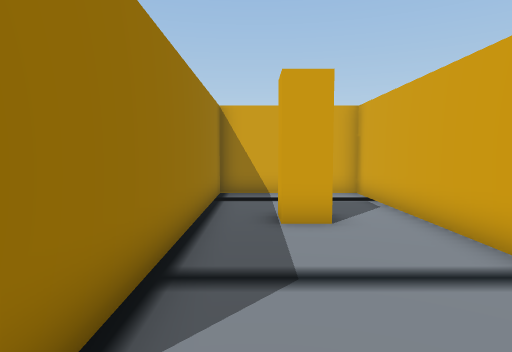
view 1 (above)

24 first-person views from a walk through a scene from a Unity 3-D project. The camera is 1.4 m above the floor, tilts 4° down and sees 75° across. Doors are open. The floor is counted in squares, 1 m on a side. Each view is taken from the middle of a square. On the plan, view 1 faces up. The plan holds only what a view shows up to about 15 squares ahead; the rest is blank. The place goes on beyond the plan. Some animated figures are left out.

view 2
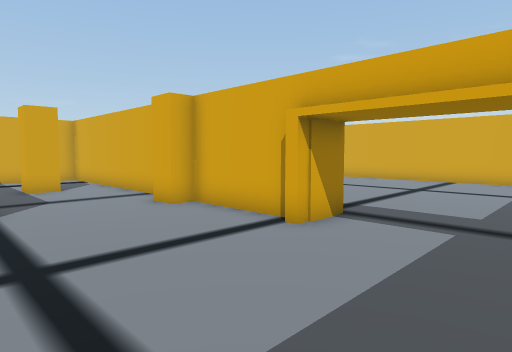

view 3
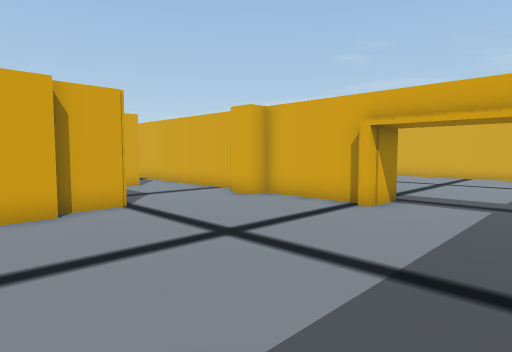

view 4
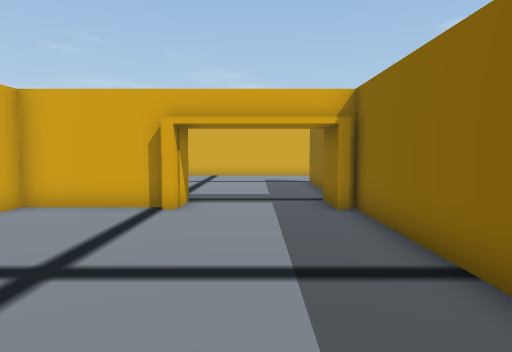

view 5
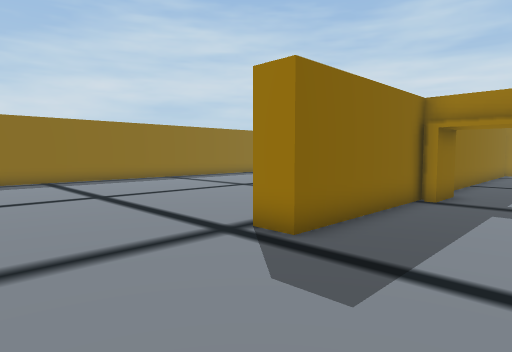

view 6
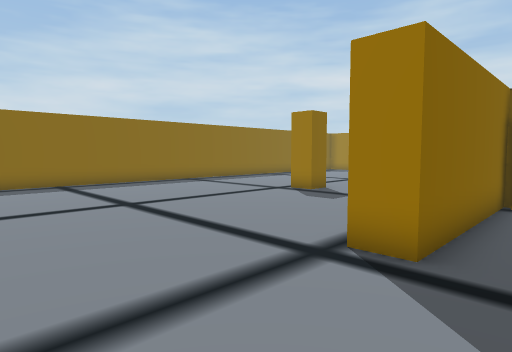

view 7
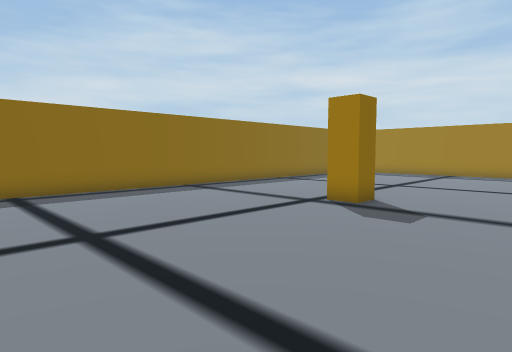

view 8
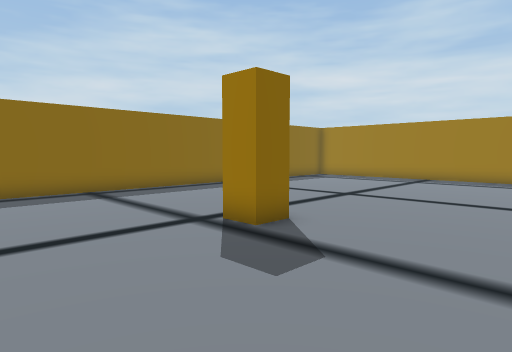

view 9
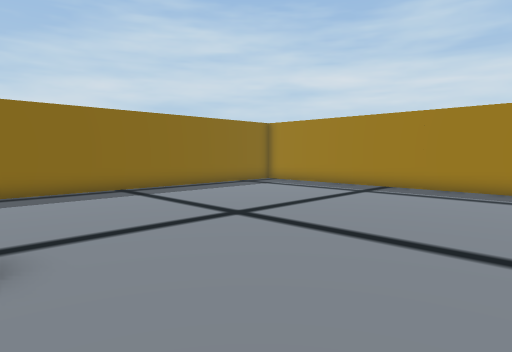

view 10
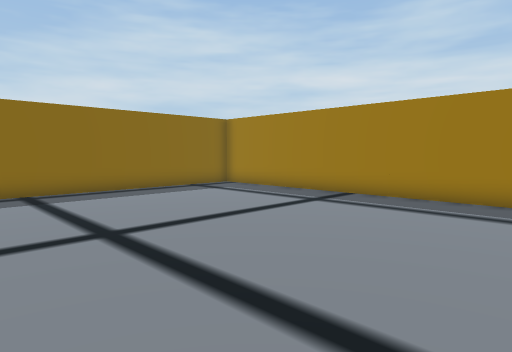

view 11
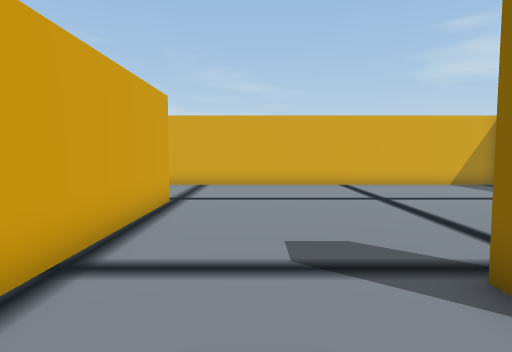

view 12
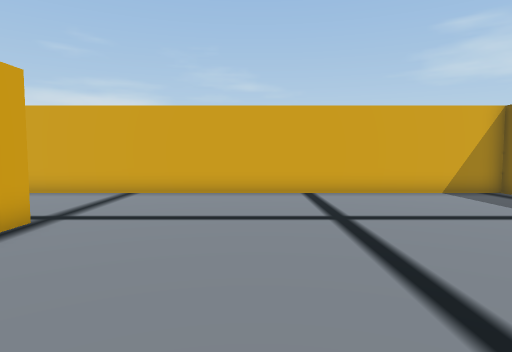

view 13
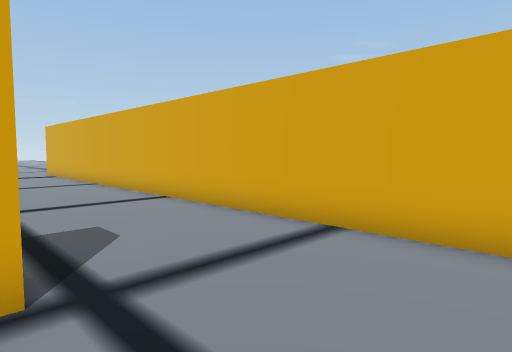

view 14
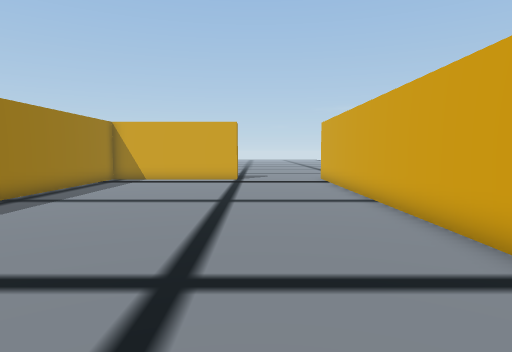

view 15
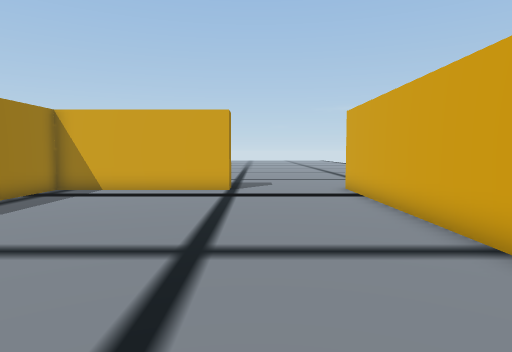

view 16
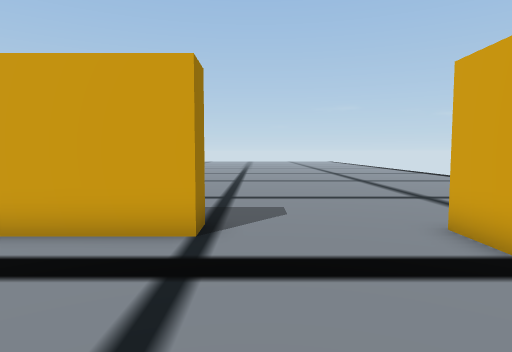

view 17
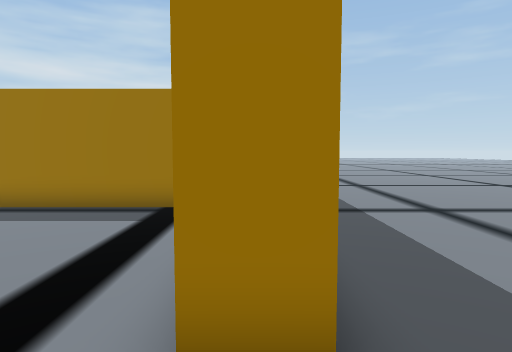

view 18
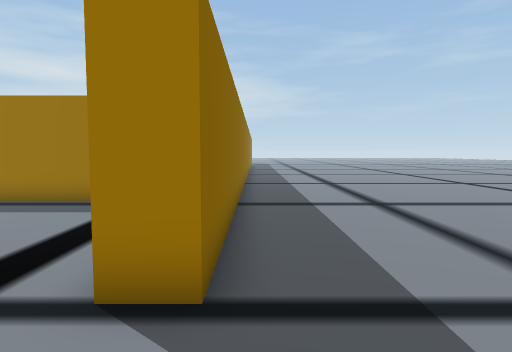

view 19
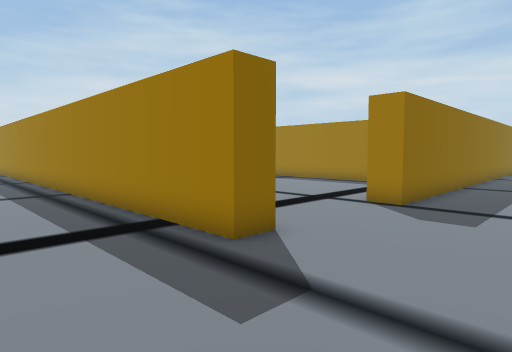

view 20
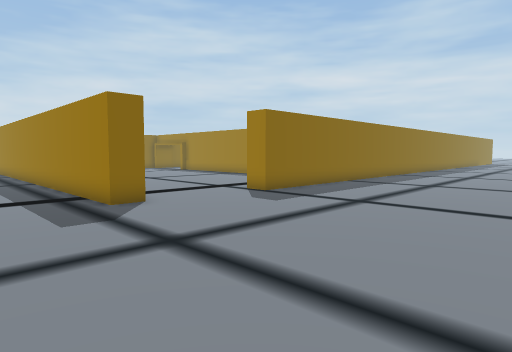

view 21
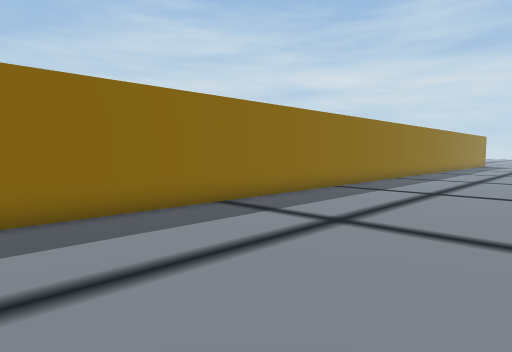

view 22
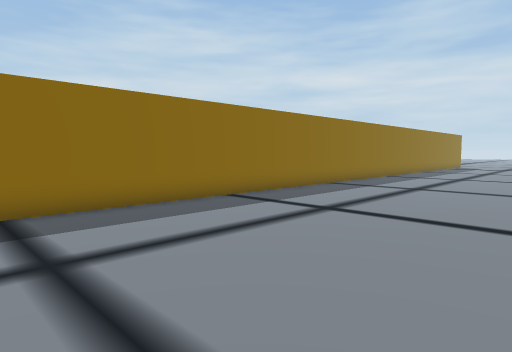

view 23
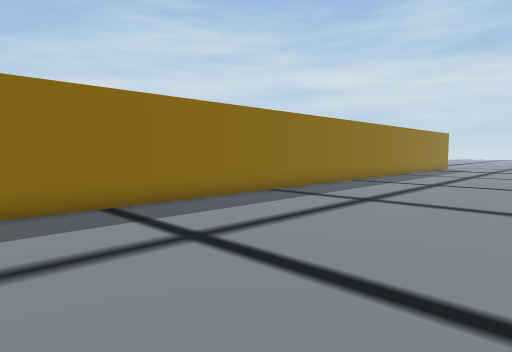

view 24
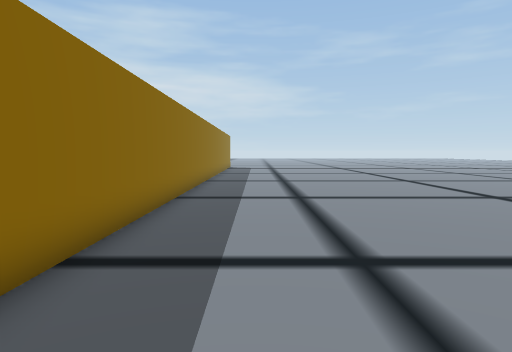

### Floor plan
Points are (right, up) in squares from view 1. A wall is a line through its corners. A room is listed if a view was taken in it or the views show most of it. See-through windows are left out.
Room 1 (views 1, 2, 3, 4)
walls: (-2.8, -7.5) (2.5, -7.5); (3.1, -3.1) (3.1, -2.6); (3.5, -2.6) (3.5, 1); (3.5, 2.8) (3.5, 11.5) (2.6, 11.5); (0.9, 11.5) (-1.2, 11.5) (-1.2, 1.5) (-2.9, 1.5)
ways out: opening at (3.3, -5) to room 2
objects: other object (-4, 1) to (-3, 1); other object (1, 7); other object (3, 1) to (3, 2)
Room 2 (views 5, 6, 7, 8, 9, 10, 11, 12, 13, 14, 15, 16, 17, 18, 19, 20, 21, 22, 23, 24)
walls: (4.9, -3.1) (3.1, -3.1); (4.4, -7.5) (10.6, -7.5) (10.6, -8.5) (4.1, -8.5); (3.1, -7) (4.9, -7) (4.9, -7.4); (2.5, -7.5) (3.5, -7.5); (-9.5, -10.2) (-9.5, -19.8); (15, -21.5) (15.5, -21.5) (15.5, 12) (16.5, 12) (16.5, -1.8); (-7.9, -21.5) (13, -21.5); (-12, 12.5) (11, 12.5) (11, 11.5) (4.5, 11.5) (4.5, 3.6)
ways out: opening at (3.3, -5) to room 1
objects: other object (4, -14)

Where each view was taken, in squares from view 1:
view 1: 0 up, 0 right, facing up
view 2: 7 down, 2 left, facing up-right
view 3: 7 down, 5 left, facing up-right
view 4: 5 down, 5 left, facing right
view 5: 4 down, 15 right, facing down-left
view 6: 6 down, 15 right, facing down-left
view 7: 9 down, 13 right, facing down-left
view 8: 9 down, 9 right, facing down-left
view 9: 9 down, 4 right, facing down-left
view 10: 9 down, 1 right, facing down-left
view 11: 11 down, 1 right, facing right
view 12: 13 down, 4 right, facing right
view 13: 12 down, 10 right, facing up-right
view 14: 6 down, 12 right, facing up
view 15: 1 down, 12 right, facing up
view 16: 6 up, 12 right, facing up
view 17: 12 up, 13 right, facing left
view 18: 13 up, 14 right, facing left
view 19: 16 up, 20 right, facing down-left
view 20: 21 up, 20 right, facing down-left
view 21: 20 up, 11 right, facing down-left
view 22: 21 up, 6 right, facing down-left
view 23: 21 up, 2 right, facing down-left
view 24: 15 up, 3 right, facing left
